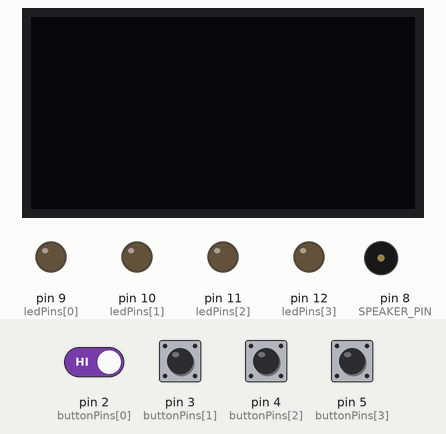
This sketch was run on a simulated Arduino Uno, built with avr-gcc and run on an emulated ATmega328P. Parts: 128×64 one-colour display, output pins drawn as LEDs (lit = HIGH), buzzer (waves = sounding). The test bench sets the inputs (shaded band); at power-on: pin 2 (buttonPins[0]), pin 3 (buttonPins[1]), pin 4 (buttonPins[2]), pin 5 (buttonPins[3]) HIGH. Random numbers use the default seed unless the sketch sets one; what the sketch prints to the serial monitor is not drawn.

Above: at 1.2 s.
1.3 s: pin 3 (buttonPins[1]) pulled LOW for 0.15 s
At 3.0 s:
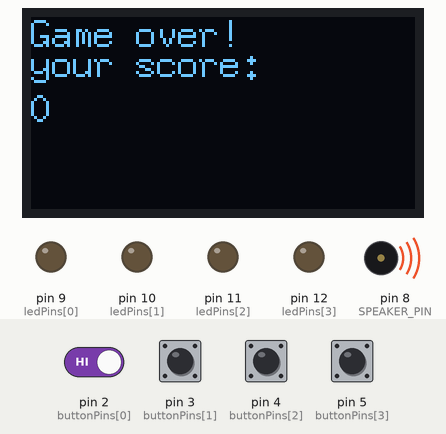
4.4 s: pin 4 (buttonPins[2]) pulled LOW for 1 s
At 5.59 s:
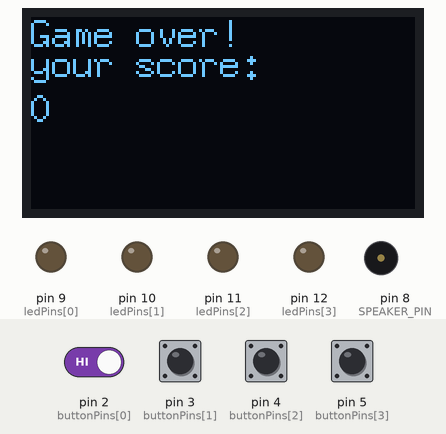
7.4 s: pin 2 (buttonPins[0]) driven LOW and pin 3 (buttonPins[1]) driven LOW
At 9.04 s:
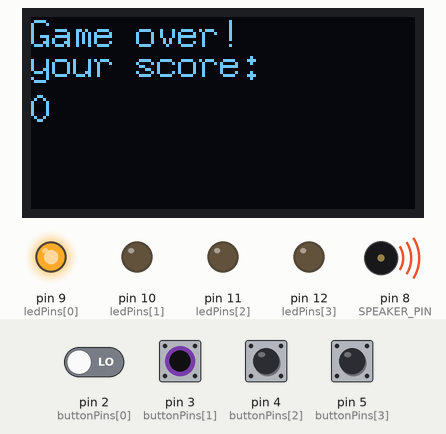
10.4 s: pin 2 (buttonPins[0]) driven HIGH
At 12.84 s:
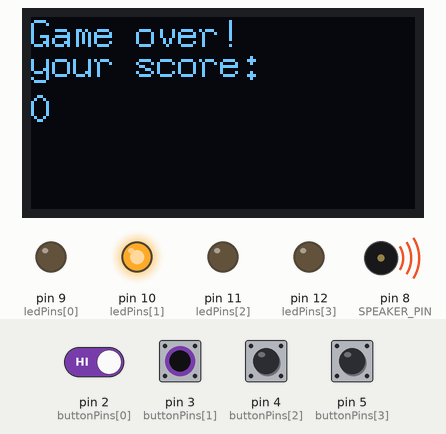
16.4 s: pin 3 (buttonPins[1]) driven LOW
Timing chart, 0 to 20.4 s (numbered marks = the images above; inputs shaded):
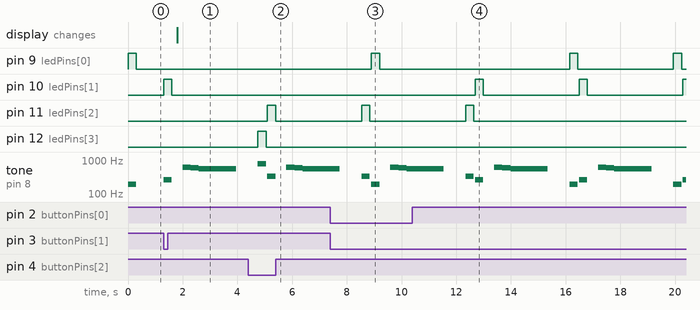

The sketch:

FinalAssignment.ino
```cpp
//西蒙游戏
#include <U8glib.h>
#define INTERVAL_LCD 20       //定义OLED刷新时间间隔
unsigned long lcd_time = millis();  //OLED刷新时间计时器
U8GLIB_SSD1306_128X64 u8g(U8G_I2C_OPT_NONE);  //设置OLED型号
//-------字体设置，大、中、小
#define setFont_L u8g.setFont(u8g_font_7x13)
#define setFont_M u8g.setFont(u8g_font_fixed_v0r)
#define setFont_S u8g.setFont(u8g_font_fixed_v0r)
#define setFont_SS u8g.setFont(u8g_font_fub25n)

//无法下载pitches库，直接从GitHub复制了代码过来
/*************************************************
   Public Constants
 *************************************************/
#define NOTE_B0 31
#define NOTE_C1 33
#define NOTE_CS1 35
#define NOTE_D1 37
#define NOTE_DS1 39
#define NOTE_E1 41
#define NOTE_F1 44
#define NOTE_FS1 46
#define NOTE_G1 49
#define NOTE_GS1 52
#define NOTE_A1 55
#define NOTE_AS1 58
#define NOTE_B1 62
#define NOTE_C2 65
#define NOTE_CS2 69
#define NOTE_D2 73
#define NOTE_DS2 78
#define NOTE_E2 82
#define NOTE_F2 87
#define NOTE_FS2 93
#define NOTE_G2 98
#define NOTE_GS2 104
#define NOTE_A2 110
#define NOTE_AS2 117
#define NOTE_B2 123
#define NOTE_C3 131
#define NOTE_CS3 139
#define NOTE_D3 147
#define NOTE_DS3 156
#define NOTE_E3 165
#define NOTE_F3 175
#define NOTE_FS3 185
#define NOTE_G3 196
#define NOTE_GS3 208
#define NOTE_A3 220
#define NOTE_AS3 233
#define NOTE_B3 247
#define NOTE_C4 262
#define NOTE_CS4 277
#define NOTE_D4 294
#define NOTE_DS4 311
#define NOTE_E4 330
#define NOTE_F4 349
#define NOTE_FS4 370
#define NOTE_G4 392
#define NOTE_GS4 415
#define NOTE_A4 440
#define NOTE_AS4 466
#define NOTE_B4 494
#define NOTE_C5 523
#define NOTE_CS5 554
#define NOTE_D5 587
#define NOTE_DS5 622
#define NOTE_E5 659
#define NOTE_F5 698
#define NOTE_FS5 740
#define NOTE_G5 784
#define NOTE_GS5 831
#define NOTE_A5 880
#define NOTE_AS5 932
#define NOTE_B5 988
#define NOTE_C6 1047
#define NOTE_CS6 1109
#define NOTE_D6 1175
#define NOTE_DS6 1245
#define NOTE_E6 1319
#define NOTE_F6 1397
#define NOTE_FS6 1480
#define NOTE_G6 1568
#define NOTE_GS6 1661
#define NOTE_A6 1760
#define NOTE_AS6 1865
#define NOTE_B6 1976
#define NOTE_C7 2093
#define NOTE_CS7 2217
#define NOTE_D7 2349
#define NOTE_DS7 2489
#define NOTE_E7 2637
#define NOTE_F7 2794
#define NOTE_FS7 2960
#define NOTE_G7 3136
#define NOTE_GS7 3322
#define NOTE_A7 3520
#define NOTE_AS7 3729
#define NOTE_B7 3951
#define NOTE_C8 4186
#define NOTE_CS8 4435
#define NOTE_D8 4699
#define NOTE_DS8 4978

const byte ledPins[] = {9, 10, 11, 12};
const byte buttonPins[] = {2, 3, 4, 5};
#define SPEAKER_PIN 8//扬声器端口

#define MAX_GAME_LENGTH 100//长度

const int gameTones[] = { NOTE_G3, NOTE_C4, NOTE_E4, NOTE_G5};//音调

/*全局变量-存储游戏状态*/
byte gameSequence[MAX_GAME_LENGTH] = {0};
byte gameIndex = 0;//游戏索引

void setup() {
  Serial.begin(9600);
  for (byte i = 0; i < 4; i++) {
    pinMode(ledPins[i], OUTPUT);
    pinMode(buttonPins[i], INPUT_PULLUP);
  }
  pinMode(SPEAKER_PIN, OUTPUT);
    //启动随机数生成器并赋值。
//假设引脚A0是浮动的(断开连接):
  randomSeed(analogRead(A0));
}


//点亮给定的LED，并播放合适的音调
void lightLedAndPlayTone(byte ledIndex) {
  digitalWrite(ledPins[ledIndex], HIGH);
  tone(SPEAKER_PIN, gameTones[ledIndex]);//参数为扬声器和音调
  delay(300);
  digitalWrite(ledPins[ledIndex], LOW);
  noTone(SPEAKER_PIN);
}


// 播放用户必须重复的当前音符序列
void playSequence() {
  for (int i = 0; i < gameIndex; i++) {
    byte currentLed = gameSequence[i];
    lightLedAndPlayTone(currentLed);
    delay(50);
  }
}

/**
    直到用户按下其中一个按钮，
	并返回那个按钮的索引
*/
byte readButtons() {
  while (true) {
    for (byte i = 0; i < 4; i++) {
      byte buttonPin = buttonPins[i];
      if (digitalRead(buttonPin) == LOW) {
        return i;
      }
    }
    delay(1);
  }
}

//按顺序玩游戏，并报告游戏分数
void gameOver() {
  Serial.print("Game over!");
  Serial.print(" your score:");
  Serial.println(gameIndex - 1);
  //OLED屏幕上显示
   u8g.firstPage();
    do {
        setFont_L;
        u8g.setPrintPos(0,10);
        u8g.print("Game over!");
        u8g.setPrintPos(0,20);
        u8g.print("your score:");
        u8g.setPrintPos(0,35);
        u8g.print(gameIndex - 1);
    }while (u8g.nextPage());

  gameIndex = 0;
  delay(200);

  // 鼓舞的声音
  tone(SPEAKER_PIN, NOTE_DS5);
  delay(300);
  tone(SPEAKER_PIN, NOTE_D5);
  delay(300);
  tone(SPEAKER_PIN, NOTE_CS5);
  delay(300);
  for (byte i = 0; i < 10; i++) {
    for (int pitch = -10; pitch <= 10; pitch++) {
      tone(SPEAKER_PIN, NOTE_C5 + pitch);
      delay(5);
    }
  }
  noTone(SPEAKER_PIN);
  delay(500);
}

/**
   获取用户的输入，并将其与预期序列进行比较。
*/
bool checkUserSequence() {
  for (int i = 0; i < gameIndex; i++) {
    byte expectedButton = gameSequence[i];
    byte actualButton = readButtons();
    lightLedAndPlayTone(actualButton);
    if (expectedButton != actualButton) {
      return false;
    }
  }

  return true;
}

//玩家完成一个关卡时播放欢呼的声音

void playLevelUpSound() {
  tone(SPEAKER_PIN, NOTE_E4);
  delay(150);
  tone(SPEAKER_PIN, NOTE_G4);
  delay(150);
  tone(SPEAKER_PIN, NOTE_E5);
  delay(150);
  tone(SPEAKER_PIN, NOTE_C5);
  delay(150);
  tone(SPEAKER_PIN, NOTE_D5);
  delay(150);
  tone(SPEAKER_PIN, NOTE_G5);
  delay(150);
  noTone(SPEAKER_PIN);
}

//主函数
void loop() {
  //在序列的末尾添加一个随机的颜色
  gameSequence[gameIndex] = random(0, 4);
  gameIndex++;
  if (gameIndex >= MAX_GAME_LENGTH) {
    gameIndex = MAX_GAME_LENGTH - 1;
  }

  playSequence();
  if (!checkUserSequence()) {
    gameOver();
  }

  delay(300);

  if (gameIndex > 0) {
    playLevelUpSound();
    delay(300);
  }
}
```

Measured:
- after the input at 1.3 s, pin 10 (ledPins[1]): LOW → HIGH at once, → LOW 0.30 s later; tone on pin 8 (SPEAKER_PIN): plays 262 Hz for 0.30 s, 622 Hz for 0.30 s, 587 Hz for 0.30 s, 554 Hz for 1.4 s, starting at once; the display: changes after 0.49 s (image 1)
- after the input at 4.4 s, pin 11 (ledPins[2]): LOW → HIGH after 0.70 s, → LOW 0.30 s later
- after the input at 7.4 s, pin 9 (ledPins[0]): LOW → HIGH after 1.5 s, → LOW 0.30 s later
- after the input at 10.4 s, pin 10 (ledPins[1]): LOW → HIGH after 2.3 s, → LOW 0.30 s later
